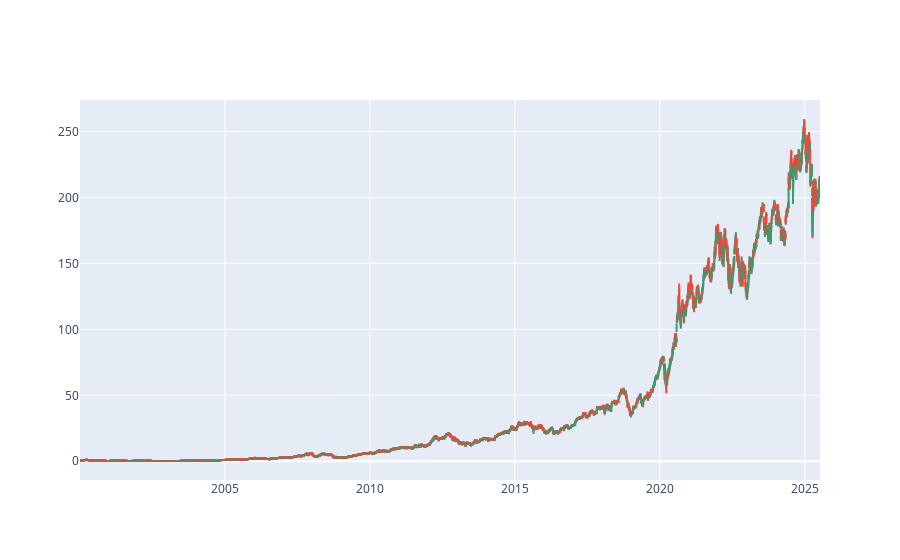

Notebook source saved alongside this figure:
### Code cell
import plotly.graph_objects as go

fig = go.Figure(data=[go.Candlestick(x = data01['Date'], open = data01['Open'], 
                                     high = data01['High'],
                                     low = data01['Low'],
                                    close = data01['Close'])])
fig.update_layout(xaxis_rangeslider_visible=False)
fig.show()

### Figure 1 — Plotly figure (JSON) as saved in the notebook; plotly's stock layout.template omitted (floating-point values rounded to 4 significant figures; data arrays with more than 128 entries replaced by an {"elided": "..."} marker saying what was removed)
{"data": [{"close": {"elided": "6420 str values"}, "high": {"elided": "6420 str values"}, "low": {"elided": "6420 str values"}, "open": {"elided": "6420 str values"}, "type": "candlestick", "x": {"elided": "6420 str values"}}], "layout": {"xaxis": {"rangeslider": {"visible": false}}}}
